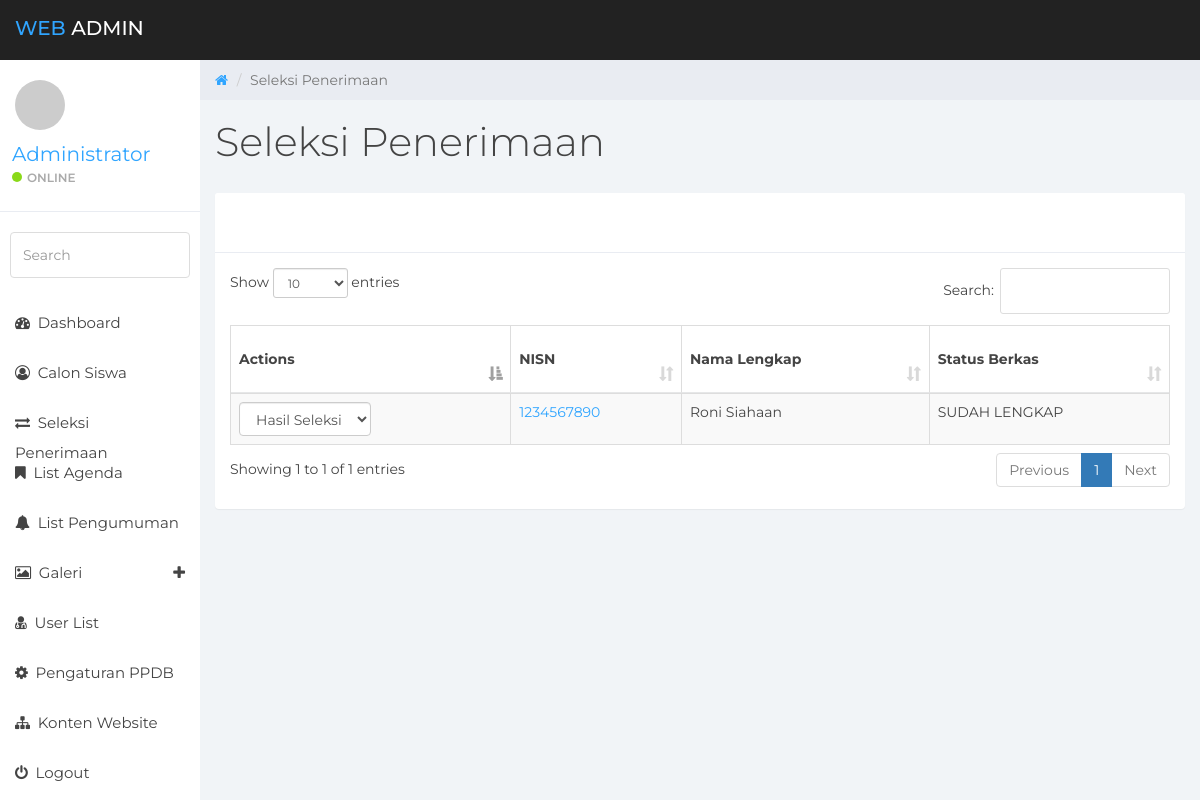
Page /sysadmin/?page=list-seleksi (signed in) on the committed database.
### tables this page shows
CREATE TABLE `calon_siswa` (
  `cs_id` int(11) NOT NULL,
  `cs_nisn` varchar(10) NOT NULL,
  `cs_nis` varchar(12) NOT NULL,
  `cs_nama_lengkap` varchar(100) NOT NULL,
  `cs_tmpt_lahir` varchar(100) NOT NULL,
  `cs_tgl_lahir` date NOT NULL,
  `cs_jkel` enum('L','P') NOT NULL,
  `cs_agama` varchar(35) NOT NULL,
  `cs_no_tlp` varchar(36) NOT NULL,
  `cs_alamat_lengkap` text NOT NULL,
  `cs_nama_ayah` varchar(100) NOT NULL,
  `cs_nama_ibu` varchar(100) NOT NULL,
  `cs_nama_wali` varchar(100) NOT NULL,
  `cs_asal_sekolah` varchar(100) NOT NULL,
  `cs_email` varchar(100) NOT NULL,
  `berkas_id` int(10) NOT NULL DEFAULT '0'
);

### includes/constants.php (called while the page is built, shortened)
<?php
$baseurl = "http://".$_SERVER['HTTP_HOST'].str_replace(basename($_SERVER['SCRIPT_NAME']),"",$_SERVER['SCRIPT_NAME']);
?>

### includes/class.db.php (called while the page is built, shortened)
<?php
class DB
{
    private $link = null;
    static $inst = null;
    public function __construct()
    {
        try {
            $this->link = new mysqli( DB_HOST, DB_USER, DB_PASS, DB_NAME );
            $this->link->set_charset( "utf8" );
        } catch ( Exception $e ) {
            die( 'Unable to connect to database' );
        }
    }
    public function get_results( $query, $object = false )
    {
        $results = $this->link->query( $query );
        if( $this->link->error )
        {
            $this->log_db_errors( $this->link->error, $query );
            return false;
        }
        else
        {
            $row = array();
            while( $r = ( !$object ) ? $results->fetch_assoc() : $results->fetch_object() )
            {
                $row[] = $r;
            }
            return $row;
        }
    }
    static function getInstance()
    {
        if( self::$inst == null )
        {
            self::$inst = new DB();
        }
        return self::$inst;
    }
}

### sysadmin/modules/seleksi/v_list.php (the view, shortened to what this page needs)
<?php
$pagetitle = "Seleksi Penerimaan";
$act = "modules/seleksi/do_task.php";
$getpage = "list-seleksi";
$getact = htmlspecialchars($_GET["act"], ENT_QUOTES, 'UTF-8');
?>
<div class="row">
    <ol class="breadcrumb">
        <li><a href="<?php echo $baseurl;?>">
            <em class="fa fa-home"></em>
        </a></li>
        <li class="active"><?php echo $pagetitle;?></li>
    </ol>
</div>
<div class="row">
    <div class="col-lg-12">
        <h1 class="page-header"><?php echo $pagetitle;?></h1>
    </div>
</div>
<?php
switch($getact){
    default:
?>
<div class="row">
    <div class="col-lg-12">
        <div class="panel panel-default">
            <div class="panel-heading">
                <span class="pull-right"> &nbsp;</span>
            </div>
            <div class="panel-body">
                <table id="example" class="table table-striped table-bordered" style="width:100%">
                    <thead>
                        <tr>
                            <th>Actions</th>
                            <th>NISN</th>
                            <th>Nama Lengkap</th>
                            <th>Status Berkas</th>
                        </tr>
                    </thead>
                    <tbody>
                        <?php
                            $query = "SELECT c.*, r.reg_status, b.berkas_status FROM calon_siswa AS c "
                                    . "INNER JOIN registrasi AS r ON r.cs_nisn = c.cs_nisn "
                                    . "LEFT JOIN berkas_docs AS b ON b.cs_nisn = c.cs_nisn ";
                            $results = $database->get_results( $query );
                            foreach( $results as $row )
                            {
                                $stat = (int)$row["berkas_status"];
                                switch ($stat){
                                    case 2:
                                        $status = strtoupper("sudah lengkap");
                                    break;
                                }
                                echo '<tr>';
                                    echo '<td>
                                            <form role="form" class="form-horizontal" method="POST" action="'.$act.'?page='.$getpage.'&act=update_reg">
                                                <input type="hidden" name="fnisn" value="'.$row["cs_nisn"].'" readonly="readonly">
                                                <select name="fstatus_reg" id="fstatus_reg" class="form-control" onchange="this.form.submit()">
                                                    <option value="1">Hasil Seleksi</option>
                                                    <option value="3">Lulus</option>
                                                    <option value="4">Tidak Lulus</option>
                                                </select>
                                            </form>
                                        </td>';
                                    echo '<td><a href="?page='.$getpage.'&act=info&key='.$row["cs_nisn"].'">'.$row["cs_nisn"].'</a></td>';
                                    echo '<td>'.$row["cs_nama_lengkap"].'</td>';
                                    echo '<td>'.$status.'</td>';
                                echo '</tr>';
                            }
                        ?>
                    </tbody>
                </table>
            </div>
        </div>
    </div>
</div>
<?php
break;
?>
<?php
}
?>

### sysadmin/assets/css/styles.css (style rules this page uses)
body { background: #f1f4f7; padding-top: 60px; font-size: 14px; color: #444444; font-family: "Montserrat", "Helvetica Neue", Helvetica, Arial, sans-serif; }
a, a:hover, a:focus { color: #30a5ff; }
h1, h2, h3, h4, h5, h6 { color: #444444; }
h1 { font-weight: 300; font-size: 40px; }
.panel { border: 0; }
.panel-heading { font-size: 20px; font-weight: 300; letter-spacing: 0.025em; height: 60px; line-height: 38px; }
.panel-default .panel-heading { background: #fff; border-bottom: 1px solid #e9ecf2; color: #444444; }
.panel-heading span { margin: 0px; font-size: 14px; }
.breadcrumb { border-radius: 0; padding: 10px 15px 10px 15px; background: #e9ecf2; margin: 0; }
h1.page-header { margin-top: 20px; border-bottom: 0; }
.table { background: #fff; }
.table > thead > tr > th { border-bottom: 1px solid #e6e7e8; vertical-align: middle; height: 50px; }

### rows in the picture
calon_siswa: cs_nisn "1234567890", cs_nama_lengkap "Roni Siahaan", status "SUDAH LENGKAP"

### other values in the picture
$_SESSION['vName'] "Administrator"
$pagetitle "Seleksi Penerimaan"
